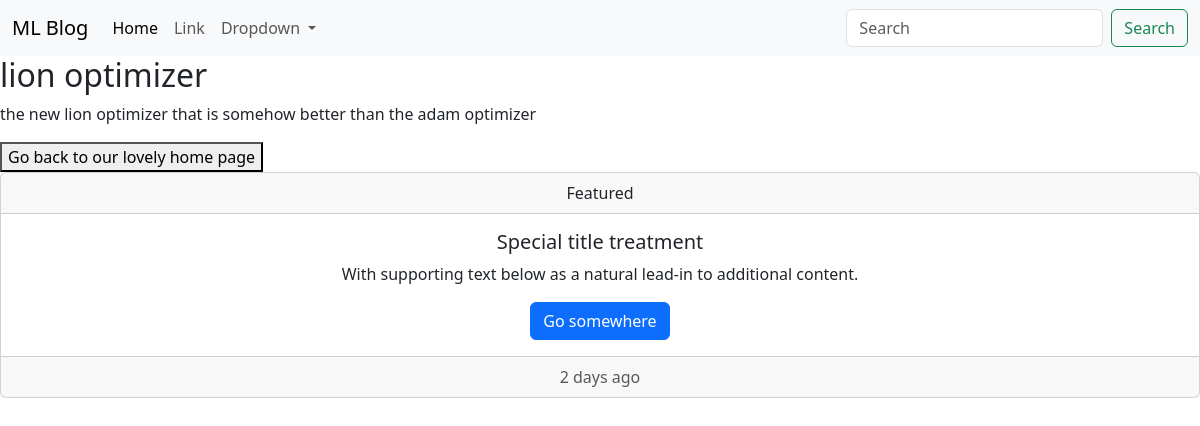
The page /blog_detail/lion-optimizer/ on the database its author committed.
### blog/models.py (models this page shows, shortened)
class Blog(models.Model):
    title = models.CharField(max_length=200, verbose_name='Blog Title')
    categories = models.ForeignKey(Category, on_delete = models.CASCADE)
    slug = models.SlugField(max_length=300, blank = True)
    content = models.TextField(verbose_name='Blog Content', blank=True)
    view_counts = models.PositiveIntegerField(default = 0)
    created_on = models.DateTimeField(auto_now_add=True)
    updated_on = models.DateTimeField(auto_now=True)
    class Meta:
        verbose_name = 'Content'
        verbose_name_plural = 'My Contents'
        ordering = ['-view_counts','-updated_on']
    def save(self, *args, **kwargs):
        if not self.slug:
            self.slug = slugify(self.title)
        return super().save(args, kwargs)

### blog/views.py (the view)
# urls.py: path('blog_detail/<str:slug>/', blog_detail, name='blog_details'),
def blog_detail(request, slug):
    blog = Blog.objects.get(slug = slug)
    blog.view_counts += 1
    blog.save()
    context = {
        'blog': blog
    }
    return render(request, 'blog/blog_details.html', context)

### templates/blog/blog_details.html
{% extends 'base.html' %}
{% block content %}
<h2>{{blog.title}}</h2>
<p>{{blog.content}}</p>
<a href = "{% url 'blog:all_blogs'%}"><button type="button">Go back to our lovely home page</button></a>
{% endblock content %}

### rows shown on the page
Blog: title "lion optimizer", content "the new lion optimizer that is somehow better than the adam optimizer"
